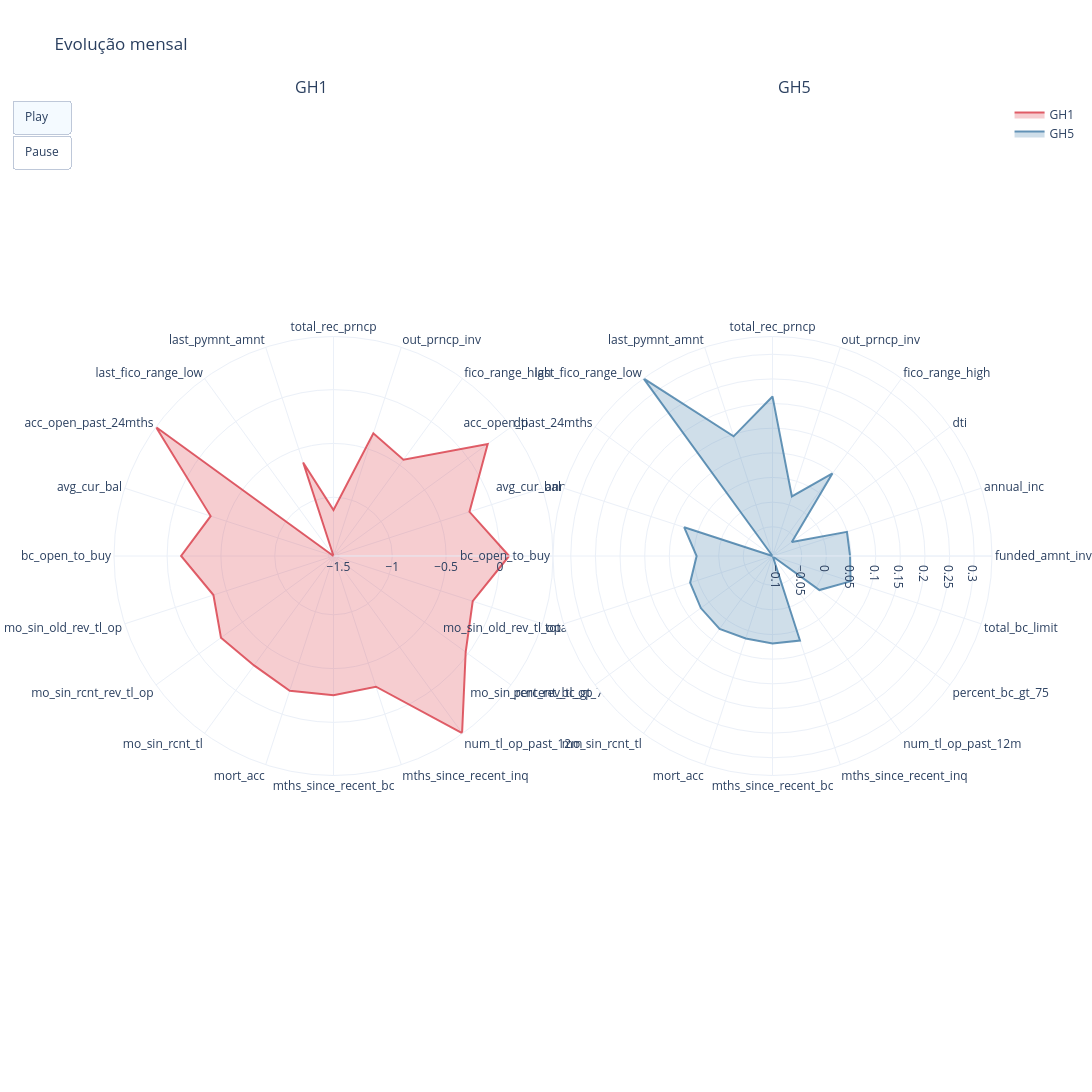

Notebook code cell kept with this figure:
### Code cell
# 4) Animação mensal dos GHs 1-3 (train+test)
anim_fig = evaluator.plot_group_radar(groups=[1,5], animation=True, title="Evolução mensal")
anim_fig.show()
# (ou salvar: animation=True, save=True → HTML interativo na pasta `save_dir`)

### Figure 1 — Plotly figure (JSON) as saved in the notebook; plotly's stock layout.template omitted (floating-point values rounded to 4 significant figures)
{"data": [{"customdata": [96, 96, 96, 96, 96, 96, 96, 96, 96, 96, 96, 96, 96, 96, 96, 96, 96, 96, 96, 96, 96], "fill": "toself", "fillcolor": "rgba(217,58,70,0.25)", "hovertemplate": "Safra: 202201<br>Split: Train<br>Volume: %{customdata:,}<extra></extra>", "line": {"color": "rgba(217,58,70,0.8)"}, "name": "GH1", "r": [0.08608, -0.2171, 0.2255, -0.4401, -0.3475, -1.119, -0.633, -1.546, 0.494, -0.3454, -0.1294, -0.3727, -0.2533, -0.2891, -0.229, -0.253, -0.2691, 0.4874, -0.02747, -0.1856, 0.08608], "subplot": "polar11", "theta": ["funded_amnt_inv", "annual_inc", "dti", "fico_range_high", "out_prncp_inv", "total_rec_prncp", "last_pymnt_amnt", "last_fico_range_low", "acc_open_past_24mths", "avg_cur_bal", "bc_open_to_buy", "mo_sin_old_rev_tl_op", "mo_sin_rcnt_rev_tl_op", "mo_sin_rcnt_tl", "mort_acc", "mths_since_recent_bc", "mths_since_recent_inq", "num_tl_op_past_12m", "percent_bc_gt_75", "total_bc_limit", "funded_amnt_inv"], "type": "scatterpolar"}, {"customdata": [778, 778, 778, 778, 778, 778, 778, 778, 778, 778, 778, 778, 778, 778, 778, 778, 778, 778, 778, 778, 778], "fill": "toself", "fillcolor": "rgba(65,124,167,0.25)", "hovertemplate": "Safra: 202201<br>Split: Train<br>Volume: %{customdata:,}<extra></extra>", "line": {"color": "rgba(65,124,167,0.8)"}, "name": "GH5", "r": [0.04811, 0.04959, -0.06077, 0.09765, 0.018, 0.2145, 0.146, 0.3361, -0.1093, 0.07911, 0.04468, 0.06645, 0.07049, 0.07345, 0.0667, 0.06818, 0.07113, -0.1079, 0.008374, 0.05732, 0.04811], "subplot": "polar12", "theta": ["funded_amnt_inv", "annual_inc", "dti", "fico_range_high", "out_prncp_inv", "total_rec_prncp", "last_pymnt_amnt", "last_fico_range_low", "acc_open_past_24mths", "avg_cur_bal", "bc_open_to_buy", "mo_sin_old_rev_tl_op", "mo_sin_rcnt_rev_tl_op", "mo_sin_rcnt_tl", "mort_acc", "mths_since_recent_bc", "mths_since_recent_inq", "num_tl_op_past_12m", "percent_bc_gt_75", "total_bc_limit", "funded_amnt_inv"], "type": "scatterpolar"}], "layout": {"annotations": [{"font": {"size": 16}, "showarrow": false, "text": "GH1", "x": 0.225, "xanchor": "center", "xref": "paper", "y": 1, "yanchor": "bottom", "yref": "paper"}, {"font": {"size": 16}, "showarrow": false, "text": "GH5", "x": 0.775, "xanchor": "center", "xref": "paper", "y": 1, "yanchor": "bottom", "yref": "paper"}], "height": 1200, "polar": {"domain": {"x": [0, 0.45], "y": [0, 1]}, "radialaxis": {"visible": false}}, "polar2": {"domain": {"x": [0.55, 1], "y": [0, 1]}, "radialaxis": {"visible": false}}, "title": {"text": "Evolução mensal"}, "updatemenus": [{"buttons": [{"args": [null, {"frame": {"duration": 600, "redraw": true}, "fromcurrent": true}], "label": "Play", "method": "animate"}, {"args": [[null], {"frame": {"duration": 0}, "mode": "immediate"}], "label": "Pause", "method": "animate"}], "type": "buttons"}], "width": 2400}}
